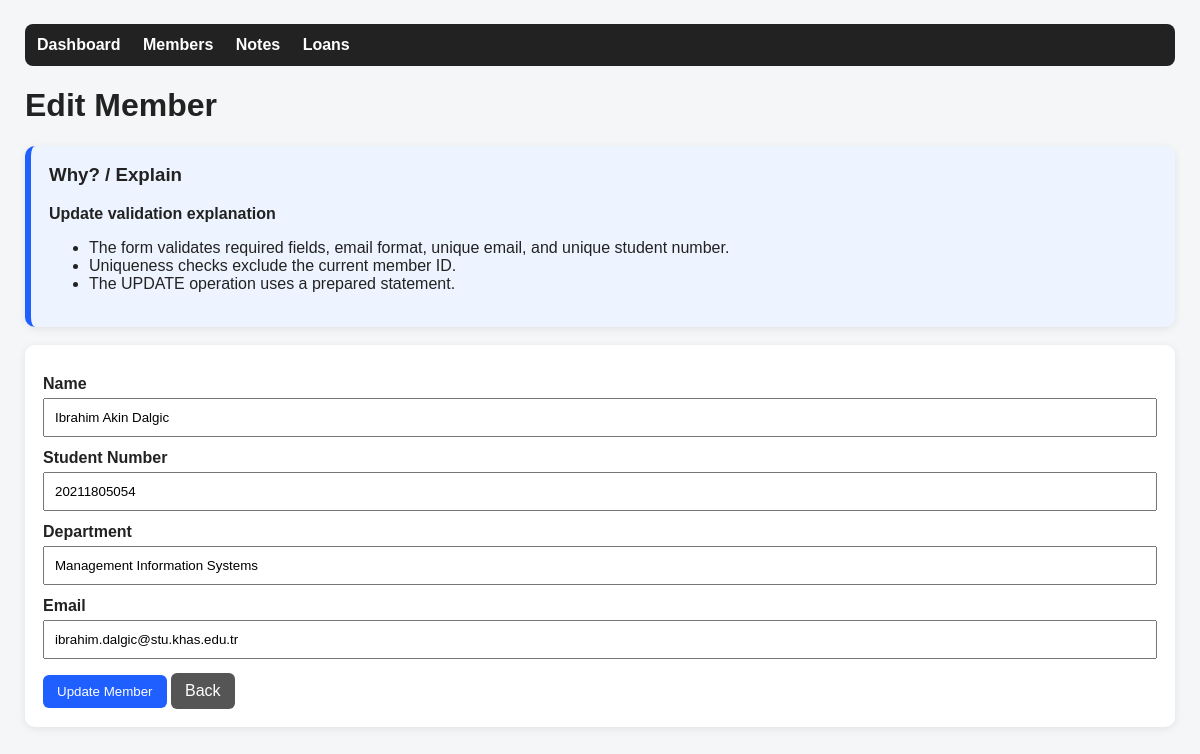
The page /members/edit.php?id=2 on the database its author committed.
### tables this page shows
CREATE TABLE members (
    member_id INT AUTO_INCREMENT PRIMARY KEY,
    name VARCHAR(100) NOT NULL,
    student_number VARCHAR(20) NOT NULL UNIQUE,
    department VARCHAR(100) NOT NULL,
    email VARCHAR(150) NOT NULL UNIQUE,
    created_at DATETIME DEFAULT CURRENT_TIMESTAMP
);

### members/edit.php (the view, shortened to what this page needs)
<?php
require_once __DIR__ . "/../config/db_connect.php";
require_once __DIR__ . "/../includes/functions.php";
$id = (int)($_GET['id'] ?? 0);
$stmt = $conn->prepare("SELECT * FROM members WHERE member_id = ?");
$stmt->bind_param("i", $id);
$stmt->execute();
$member = $stmt->get_result()->fetch_assoc();
$name = $member['name'];
$student_number = $member['student_number'];
$department = $member['department'];
$email = $member['email'];
?>
<form method="post">
    <label>Name</label>
    <input type="text" name="name" value="<?php echo e($name); ?>">
    <label>Student Number</label>
    <input type="text" name="student_number" value="<?php echo e($student_number); ?>">
    <label>Department</label>
    <input type="text" name="department" value="<?php echo e($department); ?>">
    <label>Email</label>
    <input type="text" name="email" value="<?php echo e($email); ?>">
    <button type="submit">Update Member</button>
    <a class="button secondary" href="list.php">Back</a>
</form>

### assets/style.css (style rules this page uses)
body { font-family: Arial, sans-serif; background: #f4f6f8; color: #222; margin: 0; }
.card, form, table, .explain { background: white; border-radius: 10px; padding: 18px; margin-bottom: 18px; box-shadow: 0 2px 8px rgba(0,0,0,0.08); }
label { display: block; margin-top: 12px; font-weight: bold; }
input, select { width: 100%; padding: 10px; margin-top: 5px; box-sizing: border-box; }
button, .button { display: inline-block; background: #1f5eff; color: white !important; padding: 9px 14px; border: none; border-radius: 6px; text-decoration: none; margin-top: 14px; cursor: pointer; }
.button.secondary { background: #555; }

### rows shown on the page
members: name "Ibrahim Akin Dalgic", student_number "20211805054", department "Management Information Systems", email "ibrahim.dalgic@stu.khas.edu.tr"

### other values the page prints
$title "Edit Member"
$title "Update validation explanation"
$item "The form validates required fields, email format, unique email, and unique student number."
$item "Uniqueness checks exclude the current member ID."
$item "The UPDATE operation uses a prepared statement."
